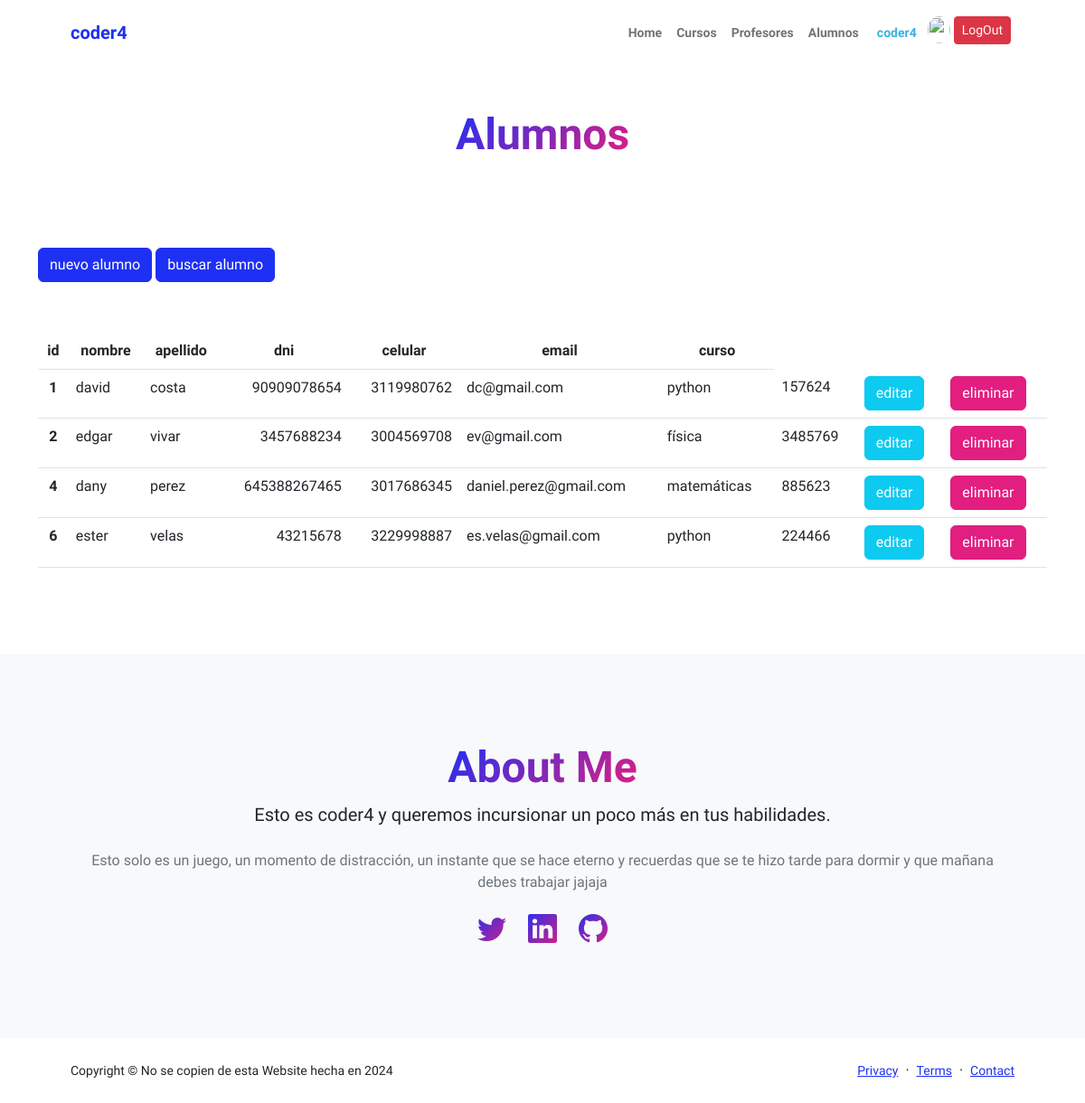
The app's page /AppCoderH/ver_alumnos (signed in), older data.
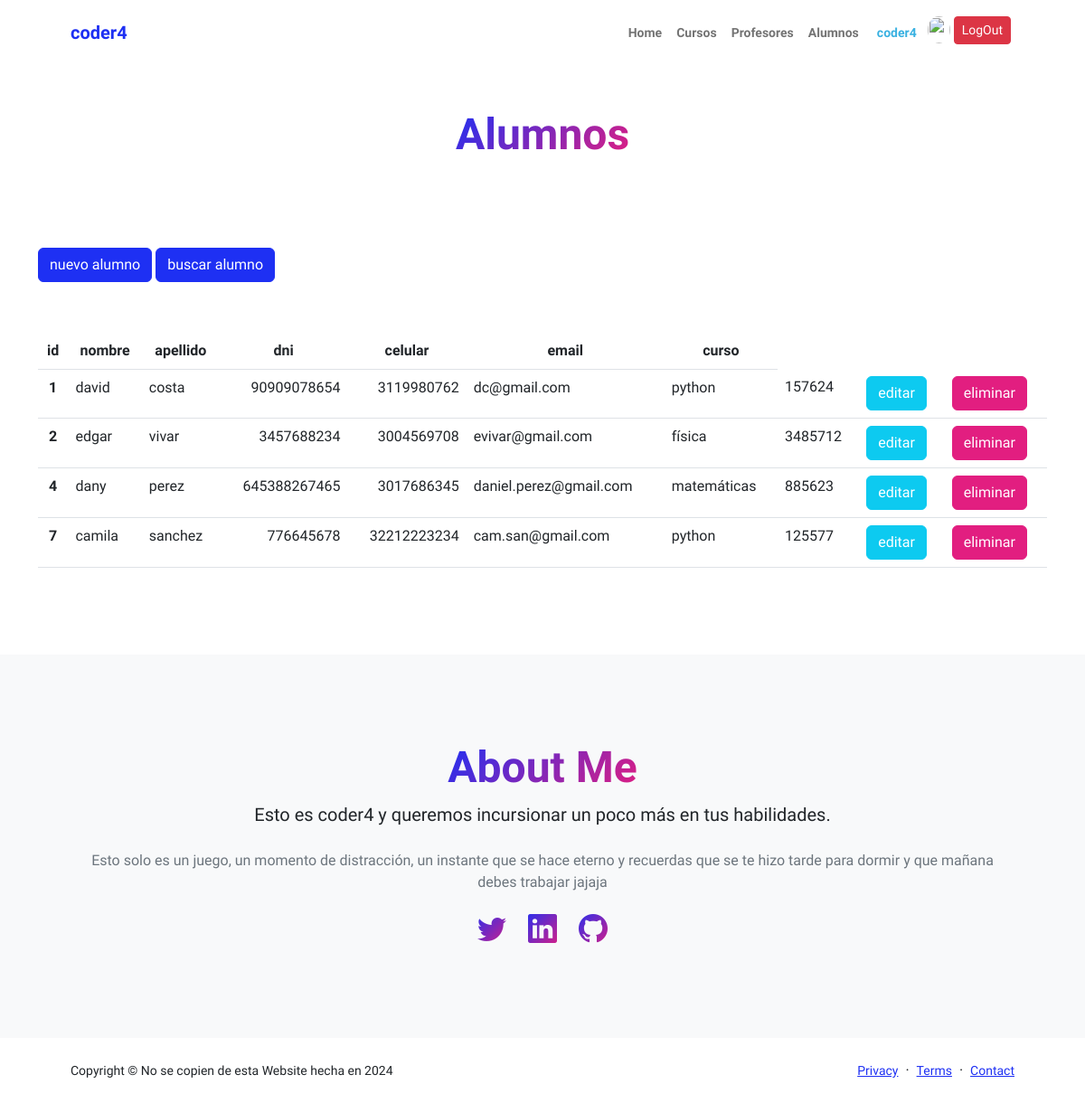
The same page, newer data.
### AppCoderH/models.py (models this page shows, shortened)
class Alumno(models.Model):
    nombre = models.CharField(max_length=40)
    apellido = models.CharField(max_length=40)
    dni = models.IntegerField()
    celular = models.CharField(max_length=15)
    email = models.EmailField()
    curso = models.CharField(max_length=40)
    camada = models.IntegerField()

### AppCoderH/views.py (the view)
# urls.py: path("ver_alumnos", views.ver_alumnos, name="alumnos"),
@login_required
def ver_alumnos(request):
    alumnos = Alumno.objects.all()
    avatares = Avatar.objects.filter(user=request.user.id)
    return render(request , "ver_alumnos.html", {"alumnos": alumnos, "url":avatares[0].imagen.url if avatares.exists () else None})

### AppCoderH/templates/ver_alumnos.html (shortened to what this page needs)
{% extends 'padre.html' %}
{% load static %}
{% block contenido %}
    <main>
        <section>
            <div class="container px-5 my-5">
                <div class="text-center mb-5">
                    <h1 class="display-5 fw-bolder mb-0"><span class="text-gradient d-inline">Alumnos</span></h1>
                </div>
            </div>
        </section>
        <section class="container">
            <a href="formulario_alumnos" class="btn btn-primary">nuevo alumno</a>
            <a href="buscar_alumno" class="btn btn-primary">buscar alumno</a>
            <div><br><br></div>
            <div class="table-responsive py-2">
                <table class="table">
                    <thead class="text-center">
                        <tr>
                            <th>id</th>
                            <th>nombre</th>
                            <th>apellido</th>
                            <th>dni</th>
                            <th>celular</th>
                            <th>email</th>
                            <th>curso</th>
                        </tr>
                    </thead>
                    <tbody>
                        {% for n in alumnos %}
                        <tr>
                            <th scope="row" class="text-center">{{n.id}}</th>
                            <td>{{n.nombre}}</td>
                            <td>{{n.apellido}}</td>
                            <td class="text-end">{{n.dni}}</td>
                            <td class="text-end">{{n.celular}}</td>
                            <td>{{n.email}}</td>
                            <td>{{n.curso}}</td>
                            <td>{{n.camada}}</td>
                            <div class="container">
                                <td><a href="{% url 'edita_alumno' n.id %}" class="btn btn-info text-white">editar</a></td>
                                <td><a href="{% url 'elimina_alumno' n.id %}" class="btn btn-secondary text-white">eliminar</a></td>
                            </div>
                        </tr>
                        {% endfor %}
                    </tbody>
                </table>
            </div>
        </section>
    </main>
{% endblock %}

Row changes from the older to the newer data that the page shows:
removed Alumno: id "6", nombre "ester", apellido "velas", dni "43215678", celular "3229998887", email "es.velas@gmail.com", curso "python", camada "224466"
changed Alumno "edgar": email "ev@gmail.com" → "evivar@gmail.com"; camada "3485769" → "3485712"
added Alumno: id "7", nombre "camila", apellido "sanchez", dni "776645678", celular "32212223234", email "cam.san@gmail.com", curso "python", camada "125577"
